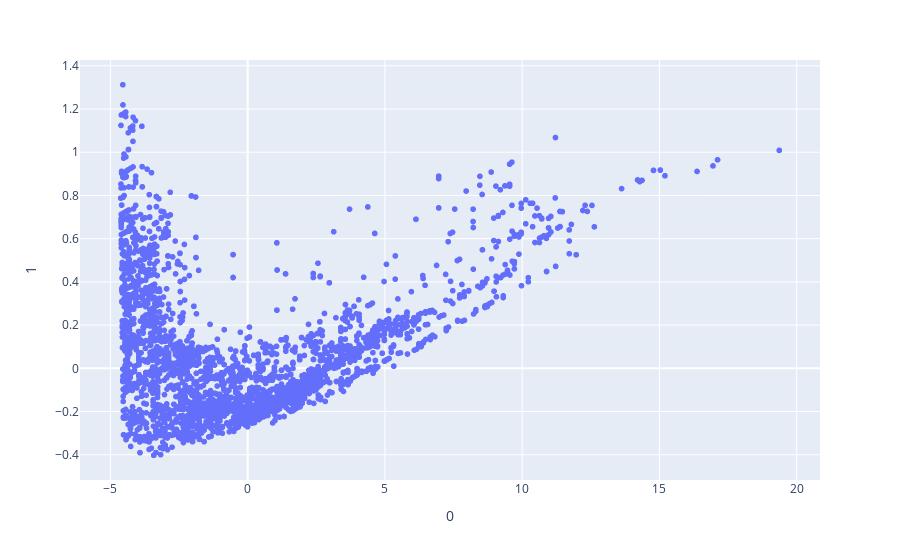

Write notebook code for a chart like this one.
### Code cell
import plotly.express as px
from sklearn.decomposition import PCA

X = df

pca = PCA(n_components=2)
components = pca.fit_transform(X)

fig = px.scatter(components, x=0, y=1)
fig.show()

### Figure 1 — Plotly figure (JSON) as saved in the notebook; plotly's stock layout.template omitted (floating-point values rounded to 4 significant figures; data arrays with more than 128 entries replaced by an {"elided": "..."} marker saying what was removed)
{"data": [{"hovertemplate": "0=%{x}<br>1=%{y}<extra></extra>", "legendgroup": "", "marker": {"color": "#636efa", "symbol": "circle"}, "mode": "markers", "name": "", "showlegend": false, "type": "scattergl", "x": {"elided": "10104 float values"}, "xaxis": "x", "y": {"elided": "10104 float values"}, "yaxis": "y"}], "layout": {"legend": {"tracegroupgap": 0}, "margin": {"t": 60}, "xaxis": {"anchor": "y", "domain": [0, 1], "title": {"text": "0"}}, "yaxis": {"anchor": "x", "domain": [0, 1], "title": {"text": "1"}}}}
